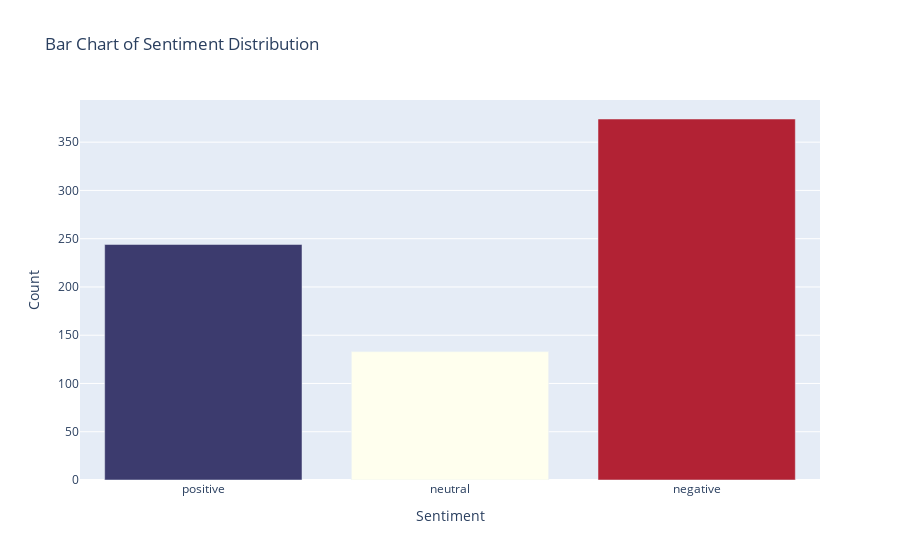

Notebook cell for this chart:
### Code cell
from plotly import graph_objs as go

# Prepare sentiment counts
sentiment_counts = df['sentiment'].value_counts().reindex(['positive', 'neutral', 'negative'], fill_value=0)

usa_colors = ['#3C3B6E', '#FFFFEE', '#B22234']  # Blue, White, Red

fig = go.Figure(
    go.Bar(
        x=sentiment_counts.index,
        y=sentiment_counts.values,
        marker_color=usa_colors
    )
)
fig.update_layout(
    title="Bar Chart of Sentiment Distribution",
    xaxis_title="Sentiment",
    yaxis_title="Count",
   
)
fig.show()

### Figure 1 — Plotly figure (JSON) as saved in the notebook; plotly's stock layout.template omitted (floating-point values rounded to 4 significant figures)
{"data": [{"marker": {"color": ["#3C3B6E", "#FFFFEE", "#B22234"]}, "type": "bar", "x": ["positive", "neutral", "negative"], "y": [244, 133, 374]}], "layout": {"title": {"text": "Bar Chart of Sentiment Distribution"}, "xaxis": {"title": {"text": "Sentiment"}}, "yaxis": {"title": {"text": "Count"}}}}
